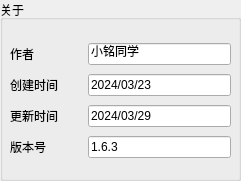
  <widget class="QGroupBox" name="groupBox_9">
   <property name="geometry">
    <rect>
     <x>980</x>
     <y>20</y>
     <width>241</width>
     <height>181</height>
    </rect>
   </property>
   <property name="title">
    <string>关于</string>
   </property>
   <widget class="QWidget" name="layoutWidget">
    <property name="geometry">
     <rect>
      <x>10</x>
      <y>40</y>
      <width>221</width>
      <height>124</height>
     </rect>
    </property>
    <layout class="QVBoxLayout" name="verticalLayout_7">
     <item>
      <layout class="QHBoxLayout" name="horizontalLayout_13" stretch="1,2">
       <item>
        <widget class="QLabel" name="label_13">
         <property name="text">
          <string>作者</string>
         </property>
        </widget>
       </item>
       <item>
        <widget class="QLineEdit" name="lineEdit_2">
         <property name="text">
          <string>小铭同学</string>
         </property>
         <property name="echoMode">
          <enum>QLineEdit::Normal</enum>
         </property>
         <property name="dragEnabled">
          <bool>false</bool>
         </property>
         <property name="readOnly">
          <bool>true</bool>
         </property>
         <property name="placeholderText">
          <string/>
         </property>
        </widget>
       </item>
      </layout>
     </item>
     <item>
      <layout class="QHBoxLayout" name="horizontalLayout_14" stretch="1,2">
       <item>
        <widget class="QLabel" name="label_14">
         <property name="text">
          <string>创建时间</string>
         </property>
        </widget>
       </item>
       <item>
        <widget class="QLineEdit" name="lineEdit_3">
         <property name="text">
          <string>2024/03/23</string>
         </property>
         <property name="echoMode">
          <enum>QLineEdit::Normal</enum>
         </property>
         <property name="dragEnabled">
          <bool>false</bool>
         </property>
         <property name="readOnly">
          <bool>true</bool>
         </property>
         <property name="placeholderText">
          <string/>
         </property>
        </widget>
       </item>
      </layout>
     </item>
     <item>
      <layout class="QHBoxLayout" name="horizontalLayout_15" stretch="1,2">
       <item>
        <widget class="QLabel" name="label_15">
         <property name="text">
          <string>更新时间</string>
         </property>
        </widget>
       </item>
       <item>
        <widget class="QLineEdit" name="lineEdit_4">
         <property name="text">
          <string>2024/03/29</string>
         </property>
         <property name="echoMode">
          <enum>QLineEdit::Normal</enum>
         </property>
         <property name="dragEnabled">
          <bool>false</bool>
         </property>
         <property name="readOnly">
          <bool>true</bool>
         </property>
         <property name="placeholderText">
          <string/>
         </property>
        </widget>
       </item>
      </layout>
     </item>
     <item>
      <layout class="QHBoxLayout" name="horizontalLayout_16" stretch="1,2">
       <item>
        <widget class="QLabel" name="label_16">
         <property name="text">
          <string>版本号</string>
         </property>
        </widget>
       </item>
       <item>
        <widget class="QLineEdit" name="lineEdit_5">
         <property name="text">
          <string>1.6.3</string>
         </property>
         <property name="echoMode">
          <enum>QLineEdit::Normal</enum>
         </property>
         <property name="dragEnabled">
          <bool>false</bool>
         </property>
         <property name="readOnly">
          <bool>true</bool>
         </property>
         <property name="placeholderText">
          <string/>
         </property>
        </widget>
       </item>
      </layout>
     </item>
    </layout>
   </widget>
  </widget>
